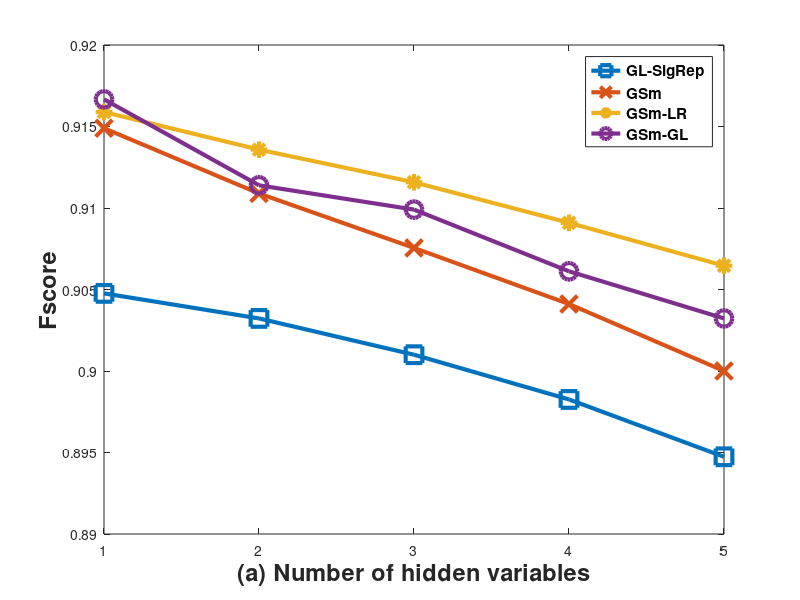

The MATLAB source for this figure: (Note: this script raises an error after producing the figure.)
%% Load Saved Results
load('exp1.mat');
fmts = {'s-','x-','o-','*-','o','o-'};
figure('Position',[100,100,750,550])
mdls = {'GL-SigRep','GSm','GSm-LR','GSm-GL'};
for k = [1,2,4,6]
    plot(prms.H,squeeze(median(fsc(:,:,:,k))),fmts{k},'MarkerSize',12,'LineWidth',3)
    hold on
end
legend(mdls,'FontSize',11,'FontWeight','bold')
%title('Median Fscore')
xlabel('(a) Number of hidden variables','FontSize',17,'FontWeight','bold')
ylabel('Fscore','FontSize',17,'FontWeight','bold')
set(gca,'xtick',1:5)
ylim([0.89 0.92])
ax = gca;
ax.FontSize = 17;
grid on

%% Run Experiment
clear all
rng(10)
addpath(genpath('../../utils'));
addpath(genpath('../../optim'));

prms.N = 20;
prms.norm_L = true;
prms.sigma = 0;
prms.p = 0.3;%ER
prms.m = 1;%BA
prms.connected = true; %RBF
prms.K = 4; %SW
prms.beta = 0.3;%SW
prms.M = 100;
prms.norm_noise = true;
prms.sampled = true;
prms.L_bin = true; 

prms.nG = 1024;
prms.H = 1:5;
prms.g_type = 'RBF';
prms.sig_type = 'FA';
prms.rm_node = {'rand'};
prms.models = {'GL-SigRep','GSm','GSm-LR','GSm-GL'};
prms.iters = 1;
prms.verb = false;

tic
[fsc,out] = get_results(prms);
toc

%% Print Results
fmts = {'s-','x-','*-','o-'};
figure('Position',[100,100,750,550])
mdls = prms.models;
for k= 1:numel(mdls)
    plot(prms.H,squeeze(median(fsc(:,:,:,k))),fmts{k},'MarkerSize',12,'LineWidth',3)
    hold on
end
legend(mdls,'FontSize',11,'FontWeight','bold')
xlabel('(a) Number of hidden variables','FontSize',17,'FontWeight','bold')
ylabel('Fscore','FontSize',17,'FontWeight','bold')
set(gca,'xtick',1:5)
ax = gca;
ax.FontSize = 17;
grid on

